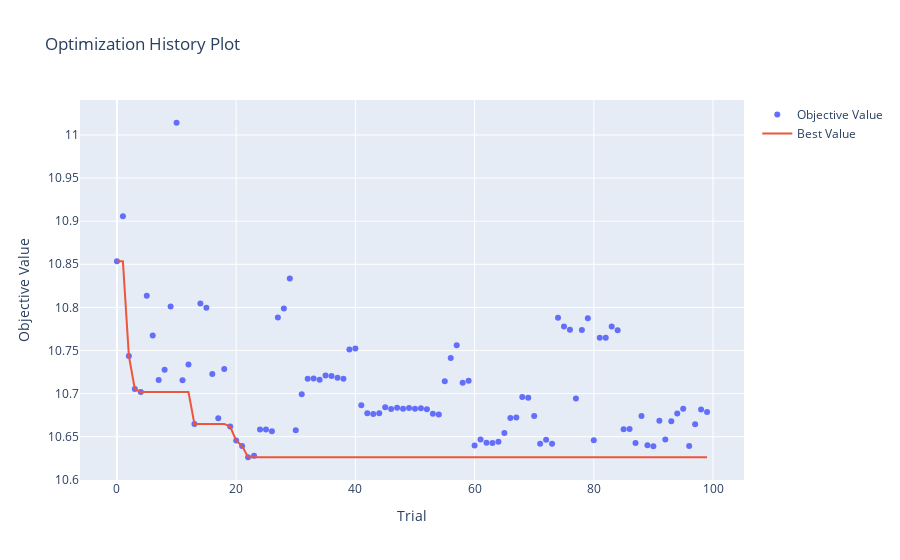

Here is the notebook cell this chart was saved with:
### Markdown cell above
#### Evolución de iteraciones

### Code cell
from optuna.visualization import plot_optimization_history
plot_optimization_history(study_rf2)
